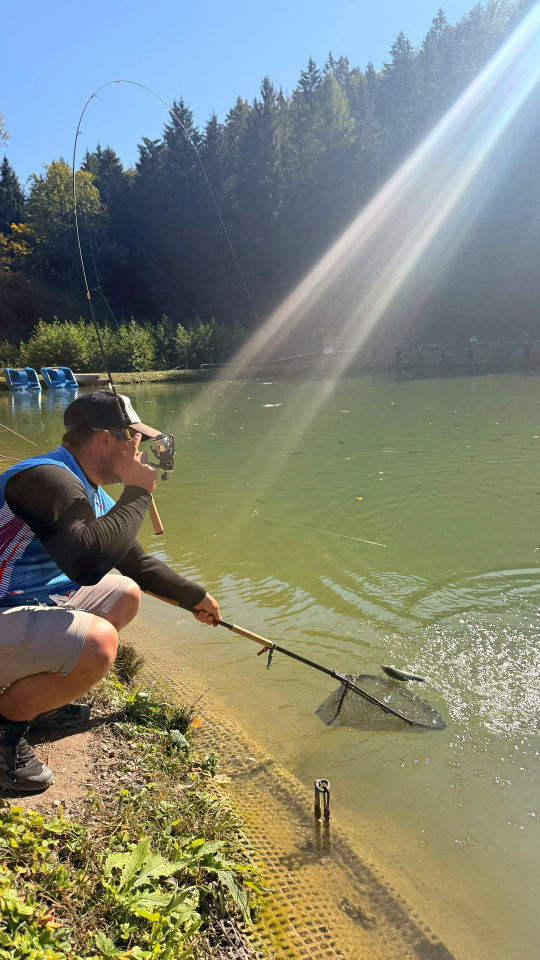
#> input picture projects/mcr-2026-sponzori/assets_prep/broll/br02_netting_sunrays.jpg, 1080 x 1920 px, given in place of IMG-20261003-WA0018.jpg, which was not available (shown at 1/2 size)
$ python prep_broll.py
#> lines starting #> are read from the running program, lines starting #| are printed output that depends on the picture; after the words box and inside, x2 and y2 are one past the last pixel; in counts of white or black regions, pixels touching at a corner belong together; pictures that were not available may be replaced by others from this repository, and a replacement may not be noted
### projects/mcr-2026-sponzori/scripts/assets_prep/lib.py
"""Shared helpers for MČR 2026 sponsor-film asset prep (logos, cut-outs, b-roll).

Run with the scratch venv python (PIL, numpy, scipy, vtracer, fontTools):
  /tmp/.../scratchpad/ap/venv/bin/python -I scripts/assets_prep/<step>.py
"""
from __future__ import annotations

import os
import re
import subprocess
import tempfile

import numpy as np
from PIL import Image, ImageFilter
from scipy import ndimage as ndi

PROJ = '/home/user/Clipcreator/projects/mcr-2026-sponzori'
ASSETS = f'{PROJ}/assets'
OUT = f'{PROJ}/assets_prep'
HERE = os.path.dirname(os.path.abspath(__file__))
RENDER_SVG = f'{HERE}/render_svg.mjs'

LANCZOS = Image.Resampling.LANCZOS


# ---------------------------------------------------------------- basics
def load_rgba(path: str) -> Image.Image:
    im = Image.open(path)
    try:
        from PIL import ImageOps
        im = ImageOps.exif_transpose(im)
    except Exception:
        pass
    return im.convert('RGBA')


# [17 lines left out: functions alpha_bbox, trim, not called in this run]


def resize_premult(im: Image.Image, size) -> Image.Image:
    """Lanczos resize in premultiplied space (no dark/light fringes at alpha edges)."""
    return im.convert('RGBa').resize(size, LANCZOS).convert('RGBA')


# [27 lines left out: functions upscale_lanczos, fit_long_side, recolor, not called in this run]


def hex2rgb(h: str):
    h = h.lstrip('#')
    return tuple(int(h[i:i + 2], 16) for i in (0, 2, 4))


# [102 lines left out: functions rounded_plate, checker_preview, _trace_mask, unmix, vectorize_flat, render_svg, not called in this run]

### projects/mcr-2026-sponzori/scripts/assets_prep/prep_broll.py
"""Step 3 — fishing b-roll: 1080x1920 subject-aware crops → assets_prep/broll/brNN_<slug>.jpg

Focus points were set by eye per photo (subject = fish / net / hands / face) and verified on contact sheets.
fx, fy = subject centre in 0..1 of the (EXIF-oriented) source; zoom ≥ 1 tightens the crop (lets the subject
sit in the Reels/TikTok safe band, roughly y 14 %–72 % of the frame).
"""
import json
import os
import sys

sys.path.insert(0, os.path.dirname(os.path.abspath(__file__)))
from lib import *  # noqa
from PIL import ImageEnhance

P = '/home/user/Clipcreator/projects'
HB1 = f'{P}/hb-battle-2026/01_RAW'
HB2 = f'{P}/hb-battle-2026/02_SELECT/refs_2026-10-03'
KL = f'{P}/klonowiec-2026/01_RAW'
TW, TH = 1080, 1920

# slug, source, fx, fy, zoom, moment, event
SEL = [
    ('br01_fight_splash', f'{HB1}/hb_battle_drive2/IMG-20261003-WA0018.jpg', 0.42, 0.50, 1.0, 'fish fighting at the bank, splash', 'H-BATTLE 2026, Hofer Lake SK'),
    ('br02_netting_sunrays', f'{HB1}/hb_battle_drive2/IMG-20261004-WA0019.jpg', 0.52, 0.55, 1.0, 'netting a trout, sun rays over the lake', 'H-BATTLE 2026'),
    ('br03_fish_in_net', f'{HB1}/hb_battle_zip1/IMG-20261002-WA0032.jpg', 0.42, 0.50, 1.0, 'trout in the landing net, unhooking', 'H-BATTLE 2026'),
    ('br04_net_with_fish', f'{HB2}/p_green_fish.jpg', 0.42, 0.42, 1.25, 'angler lifts net with trout (finger blur at bottom cropped out)', 'H-BATTLE 2026'),
    ('br05_reeling_portrait', f'{HB1}/hb_battle_zip1/IMG-20261002-WA0051.jpg', 0.55, 0.50, 1.0, 'angler reeling, spinning reel close', 'H-BATTLE 2026'),
    ('br07_landing_rod_up', f'{HB1}/hb_battle_zip1/IMG-20261002-WA0080.jpg', 0.55, 0.52, 1.0, 'rod raised, landing the fish', 'H-BATTLE 2026'),
    ('br08_landing_ripples', f'{HB1}/hb_battle_drive2/IMG-20261002-WA0042.jpg', 0.62, 0.55, 1.0, 'trout slides into the net, ripples', 'H-BATTLE 2026'),
    ('br09_landing_rods_flare', f'{HB1}/hb_battle_drive2/IMG-20261003-WA0021.jpg', 0.55, 0.60, 1.15, 'netting next to a rack of rods, morning flare', 'H-BATTLE 2026'),
    ('br10_lake_mist', f'{HB1}/hb_battle_zip1/FB_IMG_1790972317861.jpg', 0.56, 0.55, 1.0, 'morning mist on the lake (atmosphere)', 'H-BATTLE 2026'),
    ('br11_lake_sunflare', f'{HB1}/hb_battle_drive2/IMG-20261004-WA0010.jpg', 0.47, 0.50, 1.0, 'lake panorama, sun flare (atmosphere)', 'H-BATTLE 2026'),
    ('br12_keepnet_trout', f'{HB1}/hb_battle_zip1/IMG-20261002-WA0036.jpg', 0.55, 0.55, 1.0, 'trout school in the holding pen', 'H-BATTLE 2026'),
    ('br13_lure_check', f'{HB2}/p_tying_young.jpg', 0.55, 0.50, 1.0, 'young angler rigging a lure, autumn trees', 'H-BATTLE 2026'),
    ('br14_crouch_net', f'{HB1}/hb_battle_zip1/IMG-20261002-WA0072.jpg', 0.62, 0.55, 1.0, 'crouched angler with net and rod at the edge', 'H-BATTLE 2026'),
    ('br15_net_splash', f'{HB1}/hb_battle_drive2/IMG-20261002-WA0040.jpg', 0.45, 0.55, 1.0, 'fish splashing in the net', 'H-BATTLE 2026'),
    ('br16_dock_gear', f'{KL}/photos_d1/d1_09.jpg', 0.40, 0.55, 1.0, 'rods, tackle box and net on the dock (no faces)', 'Klonówiec 2026, PL'),
]


def smart_crop(im, fx, fy, zoom):
    W, H = im.size
    # largest 9:16 window, then zoom
    if W / H > TW / TH:
        ch = H / zoom
        cw = ch * TW / TH
    else:
        cw = W / zoom
        ch = cw * TH / TW
    x0 = min(max(fx * W - cw / 2, 0), W - cw)
    y0 = min(max(fy * H - ch / 2, 0), H - ch)
    return im.crop((round(x0), round(y0), round(x0 + cw), round(y0 + ch))), cw


def grade(im):
    a = np.array(im).astype(np.float32)
    lum = 0.299 * a[..., 0] + 0.587 * a[..., 1] + 0.114 * a[..., 2]
    lo, hi = np.percentile(lum, 0.3), np.percentile(lum, 99.7)
    lo, hi = lo * 0.5, hi + (255 - hi) * 0.5
    a = np.clip((a - lo) * 255.0 / max(hi - lo, 1), 0, 255)
    out = Image.fromarray(a.astype(np.uint8), 'RGB')
    out = ImageEnhance.Color(out).enhance(1.05)
    return out


def duotone(im, stops=('#050d22', '#304285', '#8ea2d8'), gamma=1.1):
    """Gradient-map duotone (NAVY DUO): luminance → 3-stop ramp. Swap stops to re-grade."""
    a = np.array(im.convert('L')).astype(np.float32) / 255.0
    lo, hi = np.percentile(a, 1), np.percentile(a, 99)
    t = np.clip((a - lo) / max(hi - lo, 1e-3), 0, 1) ** gamma
    cs = np.array([hex2rgb(h) for h in stops], np.float32)
    seg = np.minimum((t * (len(stops) - 1)).astype(int), len(stops) - 2)
    f = (t * (len(stops) - 1) - seg)[..., None]
    out = cs[seg] * (1 - f) + cs[seg + 1] * f
    return Image.fromarray(out.astype(np.uint8), 'RGB')


def main():
    od = f'{OUT}/broll'
    os.makedirs(od, exist_ok=True)
    meta = []
    for slug, src, fx, fy, z, moment, event in SEL:
        im = load_rgba(src).convert('RGB')
#> in load_rgba, im is the input picture: PIL image 1080x1920 RGB; mean R, G, B 129.3, 133.8, 117.4
        crop, cw = smart_crop(im, fx, fy, z)
#> cw = 1080
        scale = TW / crop.width
#> scale = 1
        out = crop.resize((TW, TH), LANCZOS)
        if scale > 1.05:
            out = out.filter(ImageFilter.UnsharpMask(radius=1.4, percent=50, threshold=2))
        out = grade(out)
#> in grade, `lum = 0.299 * a[..., 0] + 0.587 * a[..., 1] + 0.114 * a[..., 2]`:
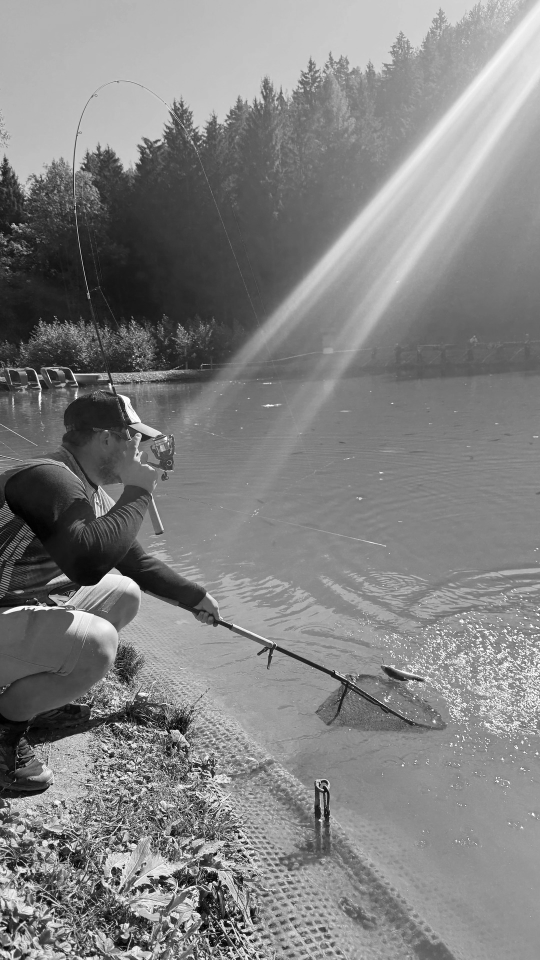
#> lum: shape (1920, 1080) float32 (shown at 1/2 size); min 0, max 255, mean 130.6
#> in grade, `lo, hi = np.percentile(lum, 0.3), np.percentile(lum, 99.7)`: lo = 9.5; hi = 248.6
#> in grade, `lo, hi = lo * 0.5, hi + (255 - hi) * 0.5`: lo = 4.75; hi = 251.8
        out.save(f'{od}/{slug}.jpg', quality=92, optimize=True, progressive=True)
        os.makedirs(f'{od}/duo_navy', exist_ok=True)
        duotone(out).save(f'{od}/duo_navy/{slug}.jpg', quality=85, optimize=True, progressive=True)
#> in duotone, `lo, hi = np.percentile(a, 1), np.percentile(a, 99)`: lo = 0.051; hi = 0.929
#> in duotone, `seg = np.minimum((t * (len(stops) - 1)).astype(int), len(stops) - 2)`:
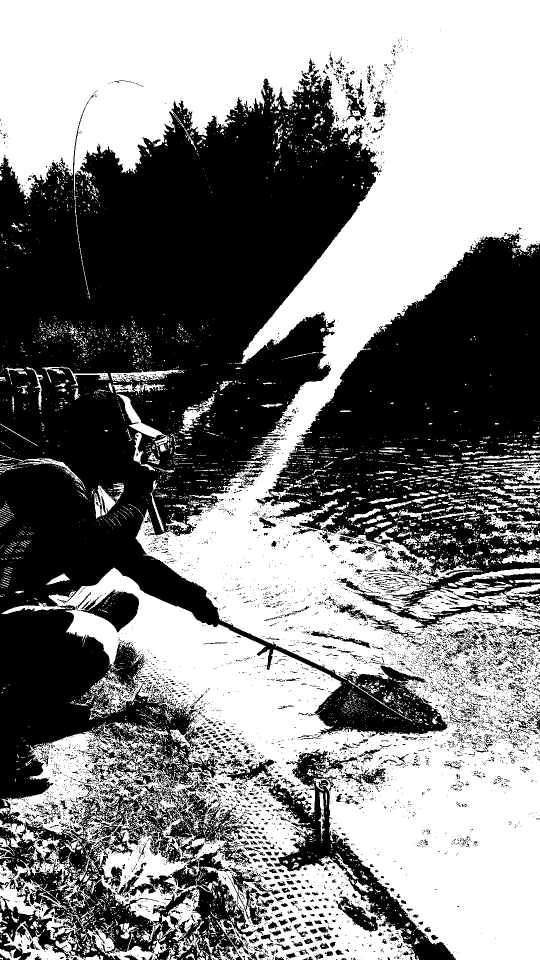
#> seg: shape (1920, 1080) int64 (shown at 1/2 size); values 0 (black) and 1 (white), 51.3% white; 6331 black regions (5709 under 20 px), largest, box (x1, y1, x2, y2) and area: (0, 116, 896, 1920) 680937, (511, 467, 1080, 1214) 219563, (507, 1498, 912, 1920) 26533
#> in duotone, `f = (t * (len(stops) - 1) - seg)[..., None]`:
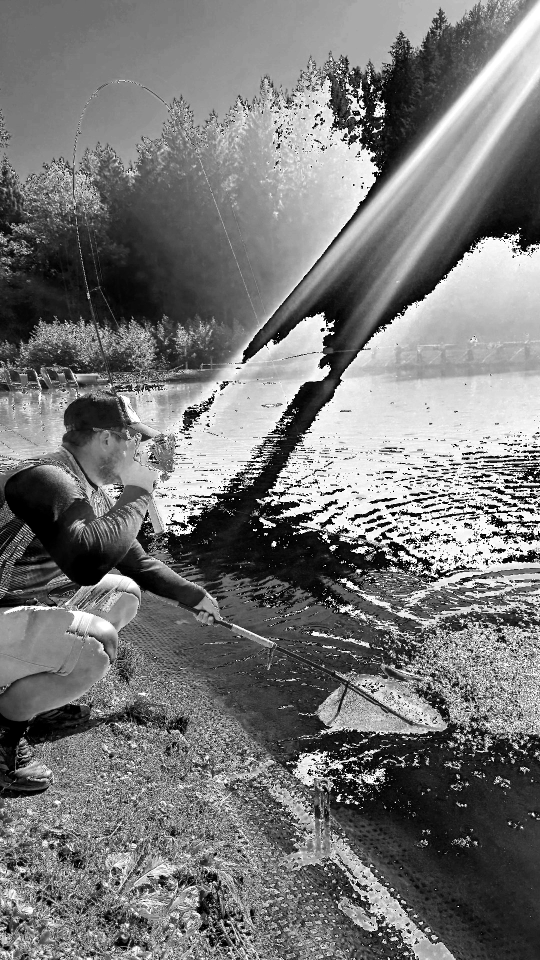
#> f: shape (1920, 1080, 1) float64 (shown at 1/2 size); min 0, max 1, mean 0.469
#> in duotone, `out = cs[seg] * (1 - f) + cs[seg + 1] * f`:
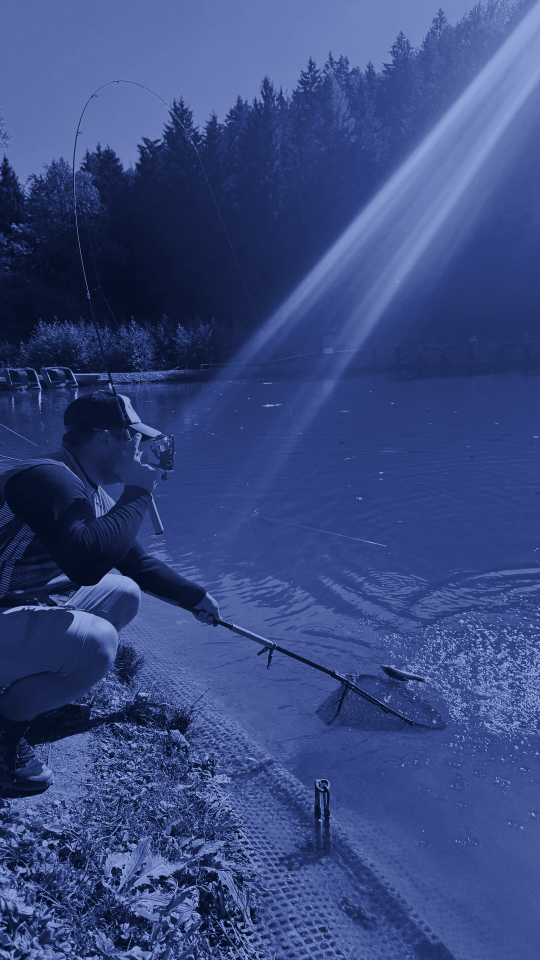
#> out: shape (1920, 1080, 3) float64 (shown at 1/2 size); mean of channels 0, 1, 2 56.4, 72.8, 128.4; drawn as R, G, B
        meta.append({'file': f'broll/{slug}.jpg', 'source': os.path.relpath(src, P), 'source_size': list(im.size),
                     'crop_focus': [fx, fy], 'zoom': z, 'upscaled': round(scale, 2) if scale > 1 else None,
                     'moment': moment, 'event': event, 'duotone_navy': f'broll/duo_navy/{slug}.jpg'})
        print(slug, im.size, 'scale', round(scale, 2))
#| br01_fight_splash (1080, 1920) scale 1.0
#> pass 2 of the loop in main, `for slug, src, fx, fy, z, moment, event in SEL:`:
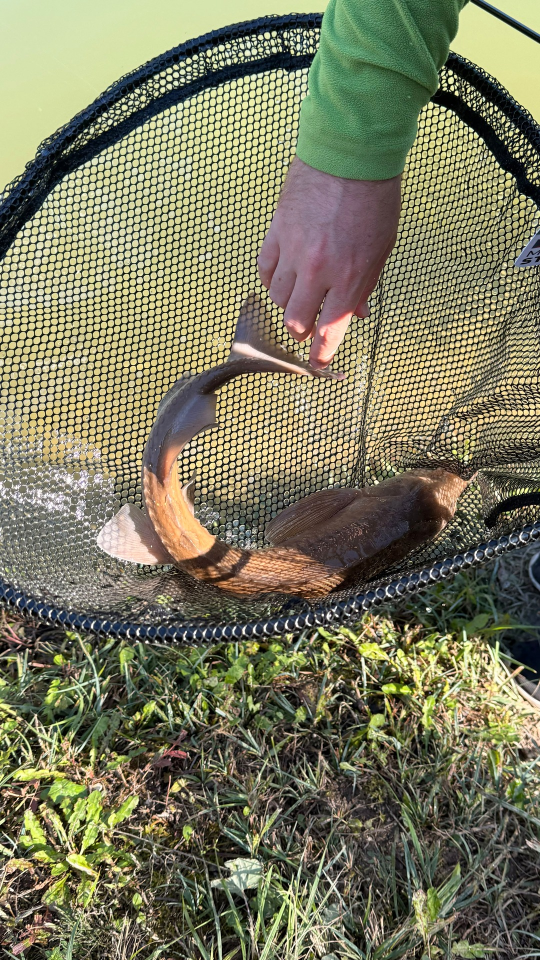
#> input picture projects/mcr-2026-sponzori/assets_prep/broll/br03_fish_in_net.jpg, 1080 x 1920 px, given in place of IMG-20261004-WA0019.jpg, which was not available (shown at 1/2 size)
#> in load_rgba, im is the input picture: PIL image 1080x1920 RGB; mean R, G, B 122.2, 121.1, 94.6
#> in duotone (call 2), `lo, hi = np.percentile(a, 1), np.percentile(a, 99)`: lo = 0.00392; hi = 0.957
#> in duotone (call 2), `seg = np.minimum((t * (len(stops) - 1)).astype(int), len(stops) - 2)`:
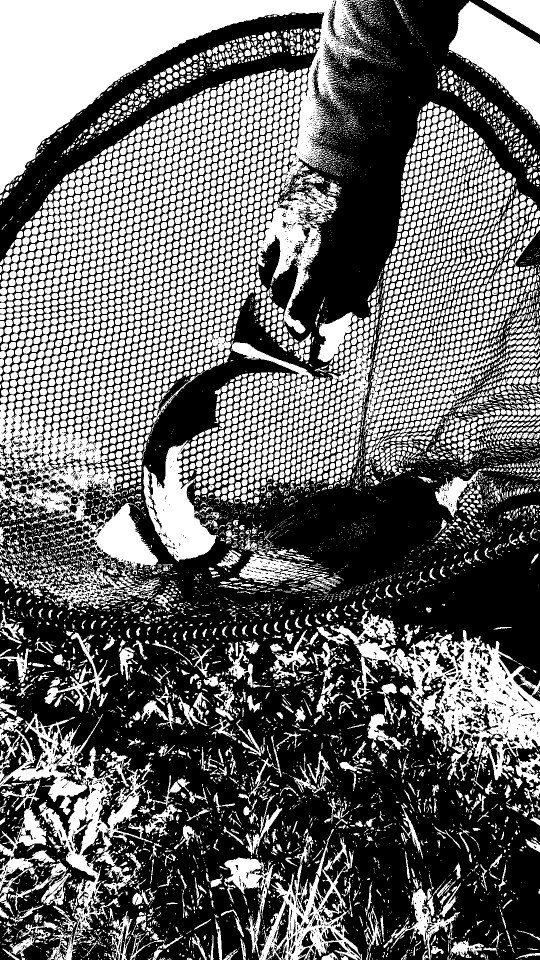
#> seg: shape (1920, 1080) int64 (shown at 1/2 size); values 0 (black) and 1 (white), 41.7% white; 10204 white regions (5846 under 20 px), largest, box (x1, y1, x2, y2) and area: (0, 0, 734, 391) 106884, (633, 1221, 1080, 1561) 43624, (0, 1427, 305, 1920) 31485
#> in duotone (call 2), `out = cs[seg] * (1 - f) + cs[seg + 1] * f`:
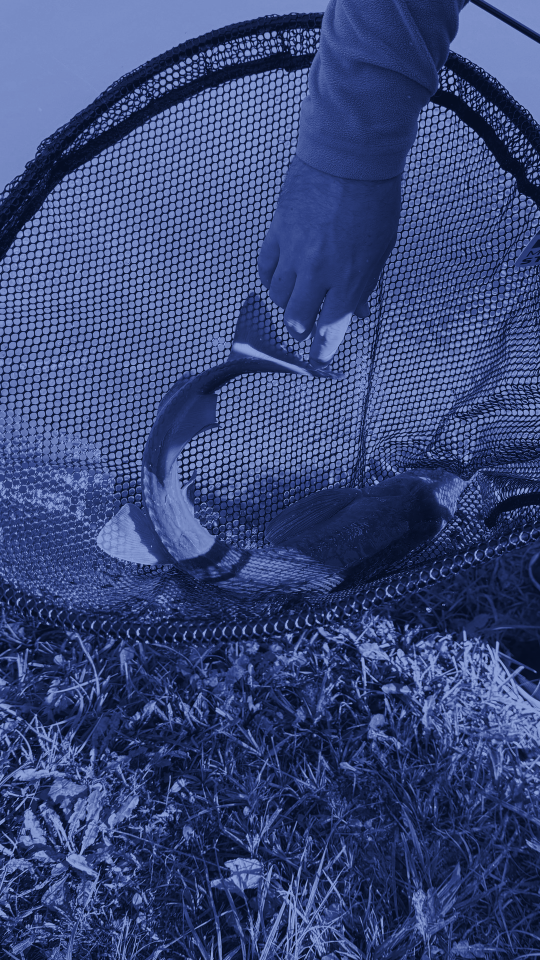
#> out: shape (1920, 1080, 3) float64 (shown at 1/2 size); mean of channels 0, 1, 2 56.6, 72, 121.3; drawn as R, G, B
#| br02_netting_sunrays (1080, 1920) scale 1.0
    json.dump(meta, open(f'{OUT}/_broll_notes.json', 'w'), indent=1, ensure_ascii=False)


if __name__ == '__main__':
#> (the run stopped early here; a loop or call above may not have finished)
